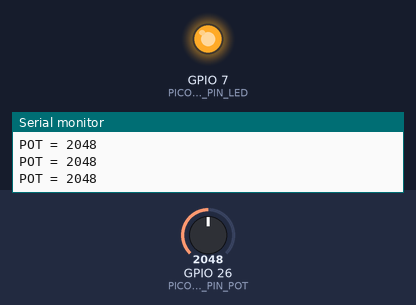
This sketch was run on a simulated ESP32. On the bench: output pins drawn as LEDs (lit = HIGH), the last lines printed to the serial monitor. Inputs (shaded band) come from the test bench; at power-on: GPIO 26 (PICOBRICKS_PIN_POT) = 2048.

Above: at 1.3 s.
1.4 s: GPIO 26 (PICOBRICKS_PIN_POT) set to 491
At 2.0 s:
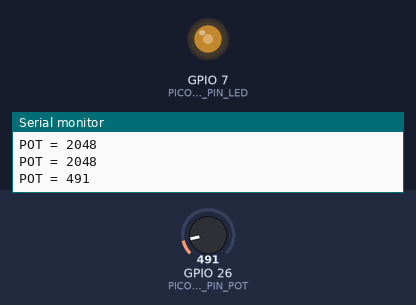
3.0 s: GPIO 26 (PICOBRICKS_PIN_POT) set to 0
At 4.2 s:
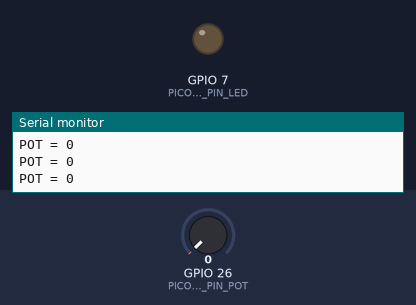
4.5 s: GPIO 26 (PICOBRICKS_PIN_POT) set to 1228
At 5.6 s:
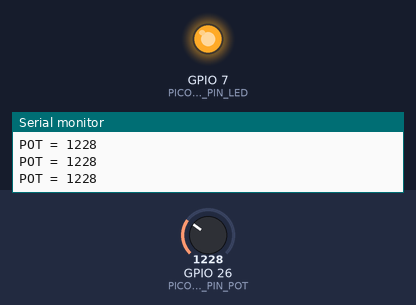
Timing chart, 0 to 7.5 s (numbered marks = the images above; inputs shaded):
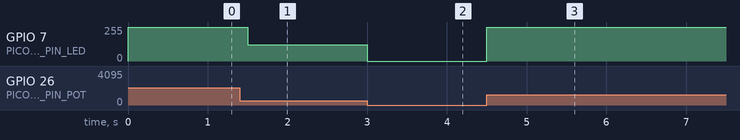

Measured:
- after the input at 1.4 s, GPIO 7 (PICOBRICKS_PIN_LED): 255/255 → 122/255 after 0.10 s
- after the input at 3.0 s, GPIO 7 (PICOBRICKS_PIN_LED): 122/255 → 0/255 at once
- after the input at 4.5 s, GPIO 7 (PICOBRICKS_PIN_LED): 0/255 → 255/255 at once

The sketch:

main.ino
```cpp
/**
 * @file    main.ino
 * @author  Filippo Graziani
 * @date    22/01/2024
 * @brief   In this project, we will prepare a project in which we increase or
 *          decrease the brightness of the red LED with a potentiometer.
 *          When the picobricks starts, the potentiometer value will be read
 *          continuously and the brightness value of the LED will be adjusted.
 *          Applications in which the effect of the electrical signal is reduced
 *          by changing the frequency is called PWM. We will send the analog
 *          values we read from the potentiometer as PWM signals to the red LED
 *          and we will be able to adjust the illumination intensity.
 *          https://docs.picobricks.com/en/latest/projects/graphic%20monitor.html
 */

#include <Arduino.h>
#include <stdint.h>

#define PICOBRICKS_PIN_LED  7
#define PICOBRICKS_PIN_POT  26

void
setup ()
{
    pinMode(PICOBRICKS_PIN_LED, OUTPUT);
    pinMode(PICOBRICKS_PIN_POT, INPUT);

    Serial.begin(9600);
}   /* setup() */

void
loop ()
{
    String out_str = "POT = ";
    int32_t pot_read = analogRead(PICOBRICKS_PIN_POT);
    analogWrite(PICOBRICKS_PIN_LED, map(pot_read, 0, 1023, 0, 255));

    out_str += String(pot_read);
    Serial.println(out_str);
    delay(500);
}   /* loop() */


/*** End of file ***/
```
